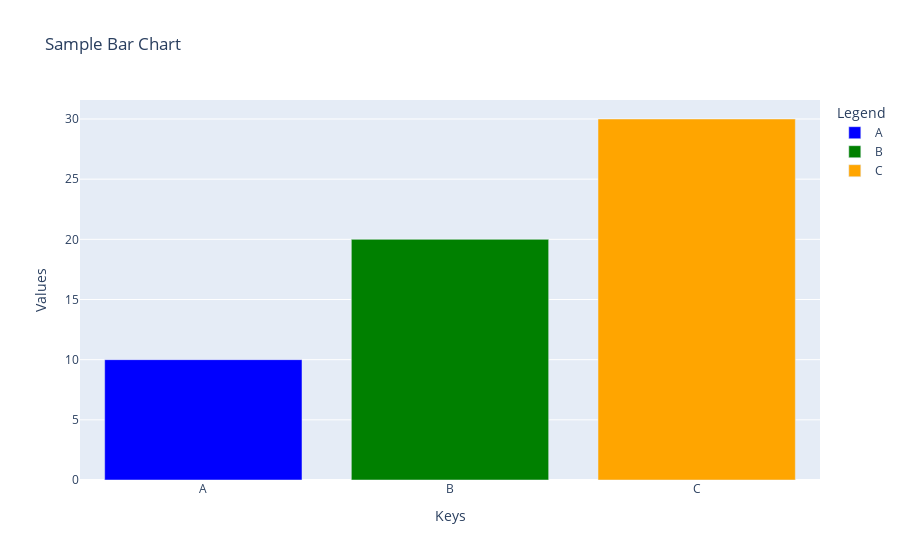

The notebook cell saved with this chart:
### Code cell
from illuvis_lib import create_custom_bar_chart
from illuvis_lib import create_custom_pie_chart
from illuvis_lib import create_custom_scatter_plot
from illuvis_lib import create_custom_radar_chart
from illuvis_lib import create_custom_parallel_coordinates
import pandas as pd

data = {"A": 10, "B": 20, "C": 30}
create_custom_bar_chart(data, x_label='Keys', y_label='Values', legend_title='Legend', chart_title='Sample Bar Chart')

### Figure 1 — Plotly figure (JSON) as saved in the notebook; plotly's stock layout.template omitted (floating-point values rounded to 4 significant figures)
{"data": [{"marker": {"color": "blue"}, "name": "A", "type": "bar", "x": ["A"], "y": [10]}, {"marker": {"color": "green"}, "name": "B", "type": "bar", "x": ["B"], "y": [20]}, {"marker": {"color": "orange"}, "name": "C", "type": "bar", "x": ["C"], "y": [30]}], "layout": {"legend": {"title": {"text": "Legend"}}, "title": {"text": "Sample Bar Chart"}, "xaxis": {"title": {"text": "Keys"}}, "yaxis": {"title": {"text": "Values"}}}}
